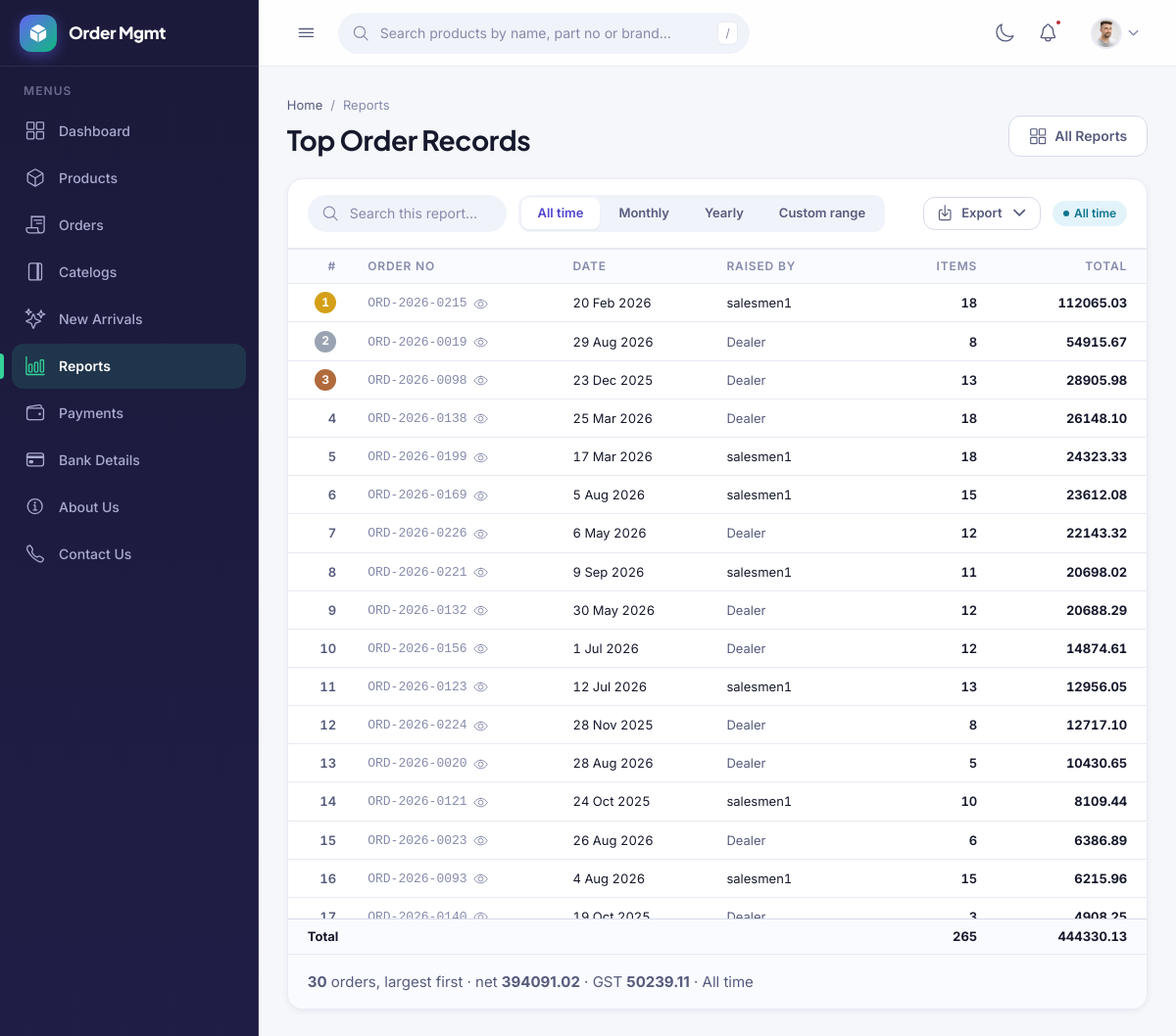
The app's page /reports/top-orders (signed in) with its own data.
### myorder/models.py (models this page shows, shortened)
class Order(models.Model):
    class Status(models.TextChoices):
        DRAFT = "draft", "Draft"
        HOLD = "hold", "On hold"
        FINAL = "final", "Final"
    dealer = models.ForeignKey(DealerProfile, on_delete=models.PROTECT, related_name="orders")
    sales_executive = models.ForeignKey(
        SalesExecutive,
        on_delete=models.PROTECT,
        related_name="orders",
        null=True, blank=True,
        help_text="Leave empty when the dealer placed the order themselves.",
    )
    order_no = models.CharField(max_length=20, unique=True, blank=True)
    status = models.CharField(max_length=5, choices=Status.choices, default=Status.DRAFT)
    ordered_on = models.DateField(default=timezone.localdate)
    created_at = models.DateTimeField(auto_now_add=True)
    updated_at = models.DateTimeField(auto_now=True)
    class Meta:
        ordering = ["-pk"]
    @property
    def is_direct(self):
        return self.sales_executive_id is None
    @property
    def total_net(self):
        return sum((i.line_net for i in self.items.all()), Decimal("0.00"))
    @property
    def total_gst(self):
        return sum((i.line_gst for i in self.items.all()), Decimal("0.00"))
    @property
    def total_amount(self):
        return self.total_net + self.total_gst
    @property
    def total_qty(self):
        return sum(i.qty for i in self.items.all())

class OrderItem(models.Model):
    order = models.ForeignKey(Order, on_delete=models.CASCADE, related_name="items")
    product = models.ForeignKey(Product, on_delete=models.PROTECT, related_name="order_items")
    qty = models.PositiveIntegerField(default=1)
    rate = models.DecimalField("Rate (net)", max_digits=12, decimal_places=2)
    gst = models.DecimalField("GST %", max_digits=5, decimal_places=2)
    created_at = models.DateTimeField(auto_now_add=True)
    updated_at = models.DateTimeField(auto_now=True)
    class Meta:
        ordering = ["id"]
        constraints = [
            models.UniqueConstraint(fields=["order", "product"], name="unique_product_per_order")
        ]
    @property
    def line_net(self):
        return (self.rate * self.qty).quantize(Decimal("0.01"))
    @property
    def line_gst(self):
        return (self.line_net * self.gst / 100).quantize(Decimal("0.01"))

### delaer/models.py (models this page shows, shortened)
class SalesExecutive(models.Model):
    user = models.OneToOneField(
        settings.AUTH_USER_MODEL,
        on_delete=models.CASCADE,
        related_name="sales_profile",
    )
    name = models.CharField("Full name", max_length=200)
    code = models.CharField(
        max_length=20, unique=True, blank=True,
        help_text="Left blank, the next SE-0001 is allotted on save.",
    )
    mobile = models.CharField("Mobile", max_length=10, validators=[MOBILE_VALIDATOR])
    email = models.EmailField("Email", blank=True)
    territory = models.CharField(
        max_length=120, blank=True,
        help_text="Area or region this executive covers. For reporting only.",
    )
    is_active = models.BooleanField(
        default=True,
        help_text="Untick to stop new orders being raised in this name, "
                  "without touching the orders already placed.",
    )
    created_at = models.DateTimeField(auto_now_add=True)
    updated_at = models.DateTimeField(auto_now=True)
    class Meta:
        ordering = ["name"]
        verbose_name = "Sales executive"
        verbose_name_plural = "Sales executives"
    def save(self, *args, **kwargs):
        if not self.code:
            self.code = self._next_code()
        super().save(*args, **kwargs)

### reports/views.py (the view)
# urls.py: path("top-orders", views.top_orders, name="top_orders"),
@login_required
def top_orders(request):
    filters = read_filter(request)
    orders = report_orders(request, filters).prefetch_related("items__product")
    orders = search_orders(list(orders), filters["search"])
    orders.sort(key=lambda o: o.total_amount, reverse=True)
    rows = [{"rank": i, "order": o} for i, o in enumerate(orders, start=1)]
    return TemplateResponse(request, "reports/top_orders.html", _page(
        request, filters, slug="top-orders", paginate="rows",
        extra={"rows": rows, "totals": _totals(orders)},
    ))

### delaer/context_processors.py (called while the page is built)
def roles(request):
    user = getattr(request, "user", None)
    if user is None or not user.is_authenticated:
        return {"user_is_sales": False, "user_is_manager": False, "user_is_dealer": False}
    from myorder.views import is_manager, is_sales
    return {
        "user_is_sales": is_sales(user),
        "user_is_manager": is_manager(user),
        "user_is_dealer": hasattr(user, "dealer_profile"),
    }

### myorder/views.py (called while the page is built)
def _dealer(request):
    return DealerProfile.objects.filter(user=request.user).first()

def is_manager(user):
    return (
        user.is_superuser
        or user.is_staff
        or user.groups.filter(name="Management").exists()
    )

def _sales(request):
    user = request.user
    if not user.is_authenticated:
        return None
    return SalesExecutive.objects.filter(user=user, is_active=True).first()

def is_sales(user):
    return (
        user.is_authenticated
        and SalesExecutive.objects.filter(user=user, is_active=True).exists()
    )

def _visible_orders(request):
    orders = (
        Order.objects
        .select_related("dealer", "sales_executive")
        .prefetch_related("items__product")
    )
    if is_manager(request.user):
        return orders
    mine = Q(pk__in=[])          # matches nothing until a profile says otherwise
    sales = _sales(request)
    if sales:
        mine |= Q(sales_executive=sales)
    dealer = _dealer(request)
    if dealer:
        mine |= Q(dealer=dealer)
    return orders.filter(mine)

### reports/services.py (called while the page is built, shortened)
def apply_dates(queryset, filters, field):
    if filters["date_from"]:
        queryset = queryset.filter(**{f"{field}__gte": filters["date_from"]})
    if filters["date_to"]:
        queryset = queryset.filter(**{f"{field}__lte": filters["date_to"]})
    return queryset

def report_orders(request, filters, statuses=None):
    orders = _visible_orders(request)
    if statuses is None:
        statuses = [Order.Status.FINAL]
    if statuses:
        orders = orders.filter(status__in=statuses)
    orders = apply_dates(orders, filters, "ordered_on")
    dealer_id = filters["dealer_id"]
    if dealer_id and dealer_id.isdigit():
        orders = orders.filter(dealer_id=dealer_id)
    sales_id = filters["sales_id"]
    if sales_id == "direct":
        orders = orders.filter(sales_executive__isnull=True)
    elif sales_id and sales_id.isdigit():
        orders = orders.filter(sales_executive_id=sales_id)
    return orders

def search_orders(orders, term):
    if not term:
        return orders

### templates/reports/top_orders.html (shortened to what this page needs)
{% extends "reports/_report_base.html" %}
{% block report %}
<div id="reportResults" data-live-region>
<div class="table-wrap table-wrap--tall">
    <table class="table table--stack table--fixed">
        <colgroup>
            <col class="w-rank"><col class="w-orderno">
            <col class="w-date"><col class="w-name"><col class="w-qty">
            <col class="w-money">
        </colgroup>
        <thead>
            <tr>
                <th class="num">#</th>
                <th>Order No</th>
                <th class="hide-sm">Date</th>
                <th class="hide-sm">Raised By</th>
                <th class="num">Items</th>
                <th class="num">Total</th>
            </tr>
        </thead>
        <tbody>
            {% for row in rows %}
            <tr>
                <td data-label="#" class="num">
                    {% if row.rank <= 3 %}
                    <span class="rank rank--{{ row.rank }}">{{ row.rank }}</span>
                    {% else %}
                    <span class="muted">{{ row.rank }}</span>
                    {% endif %}
                </td>
                <td data-label="Order No" class="cell-orderno">
                    <a class="order-ref" href="{% url 'myorder:edit' row.order.pk %}"
                       title="View order {{ row.order.order_no }}">
                        <code class="dim">{{ row.order.order_no }}</code>
                        <ion-icon name="eye-outline" aria-hidden="true"></ion-icon>
                    </a>
                </td>
                <td data-label="Date" class="hide-sm cell-date">{{ row.order.ordered_on|date:"j M Y" }}</td>
                <td data-label="Raised By" class="hide-sm">
                    {% if row.order.is_direct %}
                    <span class="muted">Dealer</span>
                    {% else %}
                    {{ row.order.sales_executive.name }}
                    {% endif %}
                </td>
                <td data-label="Items" class="num">{{ row.order.total_qty }}</td>
                <td data-label="Total" class="num"><strong>{{ row.order.total_amount }}</strong></td>
            </tr>
            {% endfor %}
        </tbody>
        {% if rows %}
        <tfoot>
            <tr>
                <td{% if is_manager %} colspan="3"{% else %} colspan="2"{% endif %}><strong>Total</strong></td>
                <td class="hide-sm"></td>
                <td class="hide-sm"></td>
                <td class="num"><strong>{{ totals.qty }}</strong></td>
                <td class="num"><strong>{{ totals.total }}</strong></td>
            </tr>
        </tfoot>
        {% endif %}
    </table>
</div>
<div class="panel__foot">
    <div class="pagination">
        <span class="muted">
            <strong>{{ page.paginator.count }}</strong> order{{ page.paginator.count|pluralize }}, largest first
            &middot; net <strong>{{ totals.net }}</strong>
            &middot; GST <strong>{{ totals.gst }}</strong>
            &middot; {{ label }}
        </span>
    </div>
</div>
</div>
{% endblock %}

### records on screen
Order: rank "1", order.order_no "ORD-2026-0215", order.ordered_on "20 Feb 2026", order.sales_executive.name "salesmen1", order.total_qty "18", order.total_amount "112065.03"
Order: rank "2", order.order_no "ORD-2026-0019", order.ordered_on "29 Aug 2026", shows "Dealer", order.total_qty "8", order.total_amount "54915.67"
Order: rank "3", order.order_no "ORD-2026-0098", order.ordered_on "23 Dec 2025", shows "Dealer", order.total_qty "13", order.total_amount "28905.98"
Order: rank "4", order.order_no "ORD-2026-0138", order.ordered_on "25 Mar 2026", shows "Dealer", order.total_qty "18", order.total_amount "26148.10"
Order: rank "5", order.order_no "ORD-2026-0199", order.ordered_on "17 Mar 2026", order.sales_executive.name "salesmen1", order.total_qty "18", order.total_amount "24323.33"
Order: rank "6", order.order_no "ORD-2026-0169", order.ordered_on "5 Aug 2026", order.sales_executive.name "salesmen1", order.total_qty "15", order.total_amount "23612.08"
Order: rank "7", order.order_no "ORD-2026-0226", order.ordered_on "6 May 2026", shows "Dealer", order.total_qty "12", order.total_amount "22143.32"
Order: rank "8", order.order_no "ORD-2026-0221", order.ordered_on "9 Sep 2026", order.sales_executive.name "salesmen1", order.total_qty "11", order.total_amount "20698.02"
Order: rank "9", order.order_no "ORD-2026-0132", order.ordered_on "30 May 2026", shows "Dealer", order.total_qty "12", order.total_amount "20688.29"
Order: rank "10", order.order_no "ORD-2026-0156", order.ordered_on "1 Jul 2026", shows "Dealer", order.total_qty "12", order.total_amount "14874.61"
Order: rank "11", order.order_no "ORD-2026-0123", order.ordered_on "12 Jul 2026", order.sales_executive.name "salesmen1", order.total_qty "13", order.total_amount "12956.05"
Order: rank "12", order.order_no "ORD-2026-0224", order.ordered_on "28 Nov 2025", shows "Dealer", order.total_qty "8", order.total_amount "12717.10"
Order: rank "13", order.order_no "ORD-2026-0020", order.ordered_on "28 Aug 2026", shows "Dealer", order.total_qty "5", order.total_amount "10430.65"
Order: rank "14", order.order_no "ORD-2026-0121", order.ordered_on "24 Oct 2025", order.sales_executive.name "salesmen1", order.total_qty "10", order.total_amount "8109.44"
Order: rank "15", order.order_no "ORD-2026-0023", order.ordered_on "26 Aug 2026", shows "Dealer", order.total_qty "6", order.total_amount "6386.89"
Order: rank "16", order.order_no "ORD-2026-0093", order.ordered_on "4 Aug 2026", order.sales_executive.name "salesmen1", order.total_qty "15", order.total_amount "6215.96"
Order: rank "17", order.ordered_on "19 Oct 2025", shows "Dealer", order.total_qty "3", order.total_amount "4908.25"

### other values on screen
{{ card.name }} "Top Order Records"
{{ name }} "All time" "Monthly" "Yearly" "Custom range"
{{ label }} "All time"
{{ totals.qty }} "265"
{{ totals.total }} "444330.13"
{{ page.paginator.count }} "30"
{{ totals.net }} "394091.02"
{{ totals.gst }} "50239.11"
